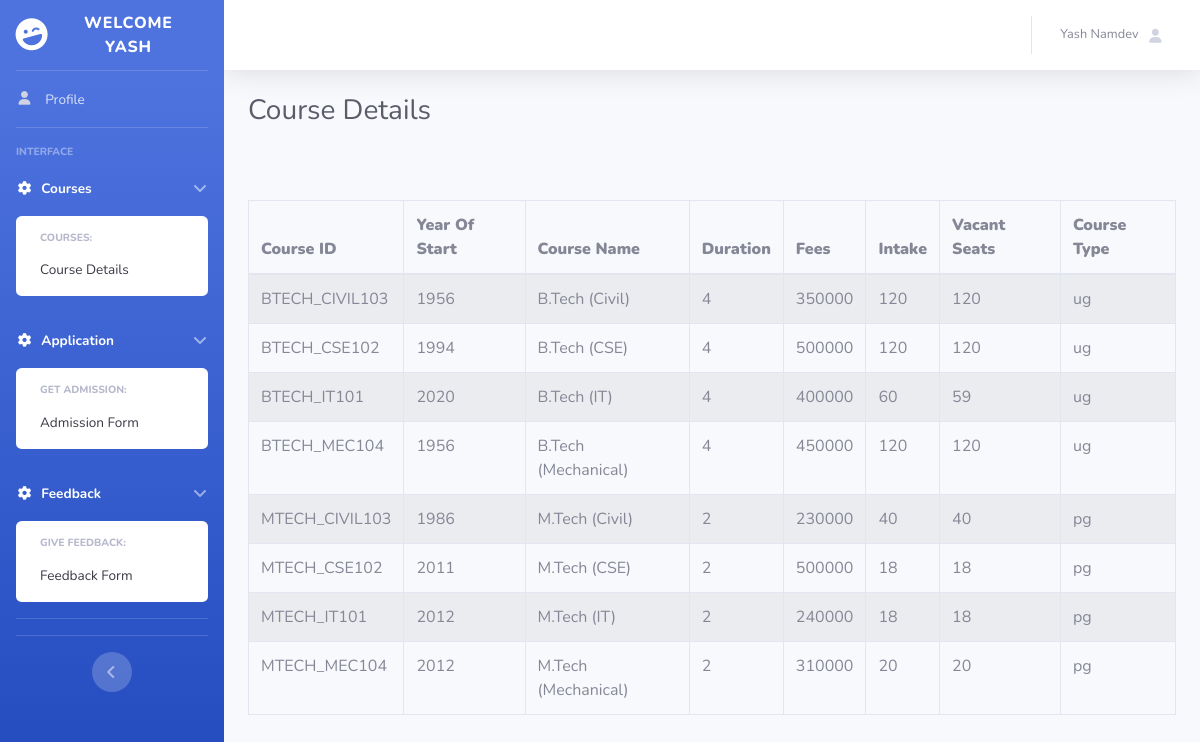
The app's page /stcourse.php (signed in) with its own data.
### tables this page shows
CREATE TABLE `register` (
  `id` int(20) NOT NULL,
  `firstname` varchar(20) NOT NULL,
  `lastname` varchar(20) NOT NULL,
  `dob` date NOT NULL,
  `gender` varchar(10) NOT NULL,
  `email` varchar(20) NOT NULL,
  `num` bigint(15) NOT NULL,
  `password` varchar(20) NOT NULL,
  `cpassword` varchar(20) NOT NULL,
  `time` timestamp NOT NULL DEFAULT current_timestamp()
);

CREATE TABLE `course` (
  `c_id` varchar(20) NOT NULL,
  `year` int(8) NOT NULL,
  `c_name` varchar(50) NOT NULL,
  `duration` int(10) NOT NULL,
  `fees` int(20) NOT NULL,
  `intake` int(10) NOT NULL,
  `f_seats` int(10) NOT NULL,
  `v_seats` int(20) NOT NULL,
  `c_type` varchar(20) NOT NULL
);

### stcourse.php (the view, shortened to what this page needs)
<?php
require 'connection.php';
if(!empty($_SESSION["id"])){
  $id = $_SESSION["id"];
  $result = mysqli_query($conn, "SELECT * FROM register WHERE id = $id");
  $row = mysqli_fetch_assoc($result);
  $result2 = mysqli_query($conn, "SELECT * FROM course");
}
else{
  header("Location: login.html");
}
?>
<!DOCTYPE html>
<html lang="en">
<head>
   <link href="vendor/fontawesome-free/css/all.min.css" rel="stylesheet" type="text/css">
   <link href="css/sb-admin-2.min.css" rel="stylesheet">
</head>
<body>
                <div id="wrapper">
                    <ul class="navbar-nav bg-gradient-primary sidebar sidebar-dark accordion" id="accordionSidebar">
                        <a class="sidebar-brand d-flex align-items-center justify-content-center" href="">
                            <div class="sidebar-brand-icon rotate-n-15">
                                <i class="fas fa-laugh-wink"></i>
                            </div>
                            <div class="sidebar-brand-text mx-3">Welcome <?php echo $row["firstname"]  ?></div>
                        </a>
                        <hr class="sidebar-divider my-0">
                        <li class="nav-item">
                            <a class="nav-link" href="profile.php">
                                <span>Profile</span></a>
                        </li>
                        <hr class="sidebar-divider">
                        <div class="sidebar-heading">
                            Interface
                        </div>
                        <li class="nav-item active">
                            <a class="nav-link" href="#" data-toggle="collapse" data-target="#collapseTwo"
                                aria-expanded="true" aria-controls="collapseTwo">
                                <i class="fas fa-fw fa-cog"></i>
                                <span>Courses</span>
                            </a>
                            <div id="collapseTwo" class="collapse show" aria-labelledby="headingTwo"
                                data-parent="#accordionSidebar">
                                <div class="bg-white py-2 collapse-inner rounded">
                                    <h6 class="collapse-header">Courses:</h6>
                                    <a class="collapse-item " href="stcourse.php">Course Details</a>
                                </div>
                            </div>
                        </li>
                        <li class="nav-item active">
                            <a class="nav-link" href="#" data-toggle="collapse" data-target="#collapseTwo"
                                aria-expanded="true" aria-controls="collapseTwo">
                                <i class="fas fa-fw fa-cog"></i>
                                <span>Application</span>
                            </a>
                            <div id="collapseTwo" class="collapse show" aria-labelledby="headingTwo"
                                data-parent="#accordionSidebar">
                                <div class="bg-white py-2 collapse-inner rounded">
                                    <h6 class="collapse-header">Get Admission:</h6>
                                    <a class="collapse-item " href="admissionform.php">Admission Form</a>
                                </div>
                            </div>
                        </li>
                        <li class="nav-item active">
                            <a class="nav-link" href="#" data-toggle="collapse" data-target="#collapseTwo"
                                aria-expanded="true" aria-controls="collapseTwo">
                                <i class="fas fa-fw fa-cog"></i>
                                <span>Feedback</span>
                            </a>
                            <div id="collapseTwo" class="collapse show" aria-labelledby="headingTwo"
                                data-parent="#accordionSidebar">
                                <div class="bg-white py-2 collapse-inner rounded">
                                    <h6 class="collapse-header">Give Feedback:</h6>
                                    <a class="collapse-item " href="feedback.php">Feedback Form</a>
                                </div>
                            </div>
                        </li>
                        <hr class="sidebar-divider">
                        <hr class="sidebar-divider d-none d-md-block">
                        <div class="text-center d-none d-md-inline">
                            <button class="rounded-circle border-0" id="sidebarToggle"></button>
                        </div>
                    </ul>
                    <div id="content-wrapper" class="d-flex flex-column">
                        <div id="content">
                            <nav class="navbar navbar-expand navbar-light bg-white topbar mb-4 static-top shadow">
                                <ul class="navbar-nav ml-auto">
                                    <li class="nav-item dropdown no-arrow">
                                        <a class="nav-link dropdown-toggle" href="#" id="userDropdown" role="button"
                                            data-toggle="dropdown" aria-haspopup="true" aria-expanded="false">
                                            <span class="mr-2 d-none d-lg-inline text-gray-600 small"><?php echo $row['firstname']; ?>
                                                <?php echo $row['lastname']; ?></span>
                                            <i class="fas fa-user fa-sm fa-fw mr-2 text-gray-400"></i>
                                        </a>
                                    </li>
                                </ul>
                            </nav>
                            <div class="container-fluid">
                                <div class="d-sm-flex align-items-center justify-content-between mb-4">
                                    <h1 class="h3 mb-0 text-gray-800">Course Details</h1>
                                </div><br><br>
                            <table class="table table-striped table-bordered table-hover">
                            <thead>
                            <tr>
                            <th scope="col"><b>Course ID</b></th>
                            <th scope="col"><b>Year Of Start</b></th>
                            <th scope="col"><b>Course Name</b></th>
                            <th scope="col"><b>Duration</b></th>
                            <th scope="col"><b>Fees</b></th>
                            <th scope="col"><b>Intake</b></th>
                            <th scope="col"><b>Vacant Seats</b></th>
                            <th scope="col"><b>Course Type</b></th>
                            </tr>
                            </thead>
                            <tbody>
                             <tr>
                             <?php
                            while($row2 = mysqli_fetch_assoc($result2))
                            {
                            ?>
                            <td><?php echo $row2['c_id']?></td>
                            <td><?php echo $row2['year']?></td>
                            <td><?php echo $row2['c_name']?></td>
                            <td><?php echo $row2['duration']?></td>
                            <td><?php echo $row2['fees']?></td>
                            <td><?php echo $row2['intake']?></td>
                            <td><?php echo $row2['v_seats']?></td>
                            <td><?php echo $row2['c_type']?></td>
                            </tr>
                             <?php
                            }
                            ?>
                            </tbody>
                            </table>
                            </div>
                        </div>
                    </div>
</body>
</html>

### records on screen
register: firstname "YASH", firstname "Yash", lastname "Namdev"
course: c_id "BTECH_CIVIL103", year "1956", c_name "B.Tech (Civil)", duration "4", fees "350000", intake "120", v_seats "120", c_type "ug"
course: c_id "BTECH_CSE102", year "1994", c_name "B.Tech (CSE)", duration "4", fees "500000", intake "120", v_seats "120", c_type "ug"
course: c_id "BTECH_IT101", year "2020", c_name "B.Tech (IT)", duration "4", fees "400000", intake "60", v_seats "59", c_type "ug"
course: c_id "BTECH_MEC104", year "1956", c_name "B.Tech (Mechanical)", duration "4", fees "450000", intake "120", v_seats "120", c_type "ug"
course: c_id "MTECH_CIVIL103", year "1986", c_name "M.Tech (Civil)", duration "2", fees "230000", intake "40", v_seats "40", c_type "pg"
course: c_id "MTECH_CSE102", year "2011", c_name "M.Tech (CSE)", duration "2", fees "500000", intake "18", v_seats "18", c_type "pg"
course: c_id "MTECH_IT101", year "2012", c_name "M.Tech (IT)", duration "2", fees "240000", intake "18", v_seats "18", c_type "pg"
course: c_id "MTECH_MEC104", year "2012", c_name "M.Tech (Mechanical)", duration "2", fees "310000", intake "20", v_seats "20", c_type "pg"
